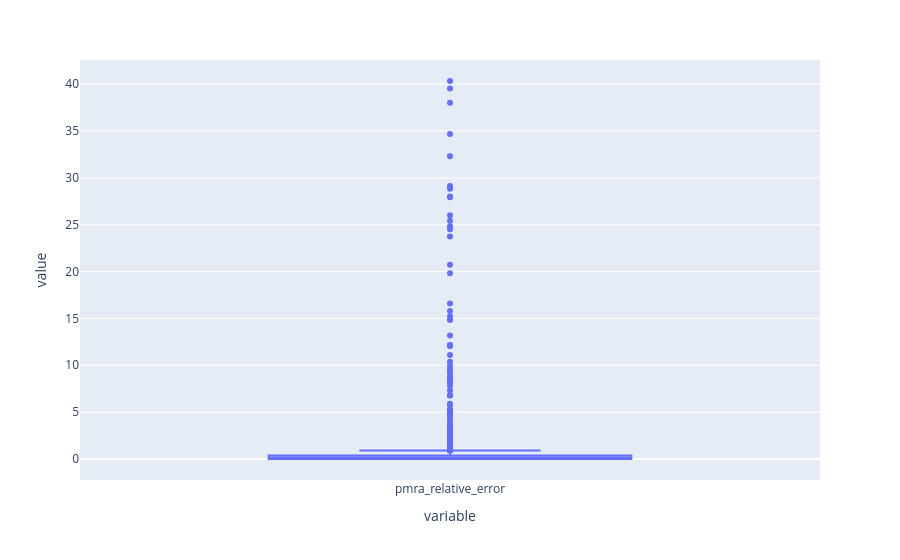

The notebook cell this image was saved under:
### Code cell
px.box(df['pmra_relative_error'])

### Figure 1 — Plotly figure (JSON) as saved in the notebook; plotly's stock layout.template omitted (floating-point values rounded to 4 significant figures; data arrays with more than 128 entries replaced by an {"elided": "..."} marker saying what was removed)
{"data": [{"alignmentgroup": "True", "hovertemplate": "variable=%{x}<br>value=%{y}<extra></extra>", "legendgroup": "", "marker": {"color": "#636efa"}, "name": "", "notched": false, "offsetgroup": "", "orientation": "v", "showlegend": false, "type": "box", "x": {"elided": "1094 str values"}, "x0": " ", "xaxis": "x", "y": {"elided": "1094 float values"}, "y0": " ", "yaxis": "y"}], "layout": {"autosize": true, "boxmode": "group", "legend": {"tracegroupgap": 0}, "margin": {"t": 60}, "xaxis": {"anchor": "y", "autorange": true, "domain": [0, 1], "range": [-0.5, 0.5], "title": {"text": "variable"}, "type": "category"}, "yaxis": {"anchor": "x", "autorange": true, "domain": [0, 1], "range": [-2.24, 42.58], "title": {"text": "value"}, "type": "linear"}}}
